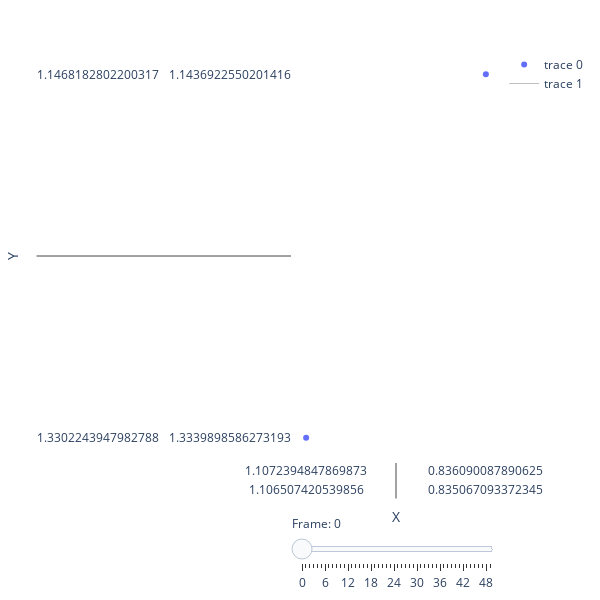

The notebook cell this image was saved under:
### Code cell
import plotly.graph_objs as go
from plotly.subplots import make_subplots

# Convert the trajectory to a NumPy array
trajectory_array = np.array(trajectory)

# Create a subplot for the scatter plot
fig = make_subplots(rows=1, cols=1, specs=[[{'type': 'scatter'}]], print_grid=False)

# Create a scatter plot using Plotly
trace = go.Scatter(x=trajectory_array[:, 0], y=trajectory_array[:, 1], mode='markers')
fig.add_trace(trace)



x_coords = []
y_coords = []

for bond in bond_array:
    node1, node2 = bond
    x_coords.extend([trajectory_array[0][node1, 0], trajectory_array[0][node2, 0], None])
    y_coords.extend([trajectory_array[0][node1, 1], trajectory_array[0][node2, 1], None])

bond_trace = go.Scatter(x=x_coords, y=y_coords, mode='lines', line=dict(width=0.5, color='gray'))
fig.add_trace(bond_trace)


# Create and add slider
steps = []
for i, frame in enumerate(trajectory_array):
    bond_x_coords = []
    bond_y_coords = []
    for bond in bond_array:
        node1, node2 = bond
        bond_x_coords.extend([frame[node1, 0], frame[node2, 0], None])
        bond_y_coords.extend([frame[node1, 1], frame[node2, 1], None])

    step = dict(
        method="update",
        args=[
            {"x": [frame[:, 0], bond_x_coords], "y": [frame[:, 1], bond_y_coords]},
        ],
        label=str(i),
    )
    steps.append(step)

slider = dict(steps=steps, active=0, pad={"t": 50}, currentvalue={"prefix": "Frame: "})

fig.update_layout(sliders=[slider])

# Update the layout
fig.update_layout(
    width=600,
    height=600,
    xaxis=dict(title='X', showgrid=False),
    yaxis=dict(title='Y', showgrid=False),
    plot_bgcolor='rgba(255, 255, 255, 1)', # White background
    margin=dict(l=50, r=50, b=50, t=50) # Adjust margin if needed
)

fig.show()
